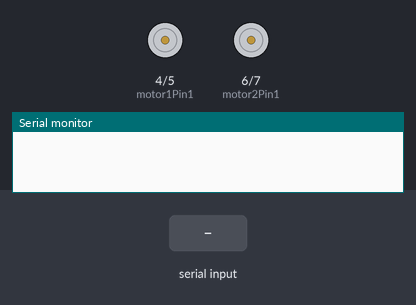
A sketch run on a simulated Arduino Uno, built with avr-gcc and run on an emulated ATmega328P. On the bench: motor-driver pin pairs drawn as motors (green arrow = first pin HIGH = forward, orange = second pin HIGH = backward, longer = more drive), the last lines printed to the serial monitor. Inputs (shaded band) come from the test bench.

Above: at 1.2 s.
1.3 s: "F" received over Serial
At 2.5 s:
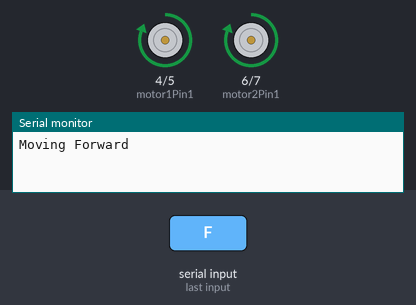
2.8 s: "B" received over Serial
At 3.7 s:
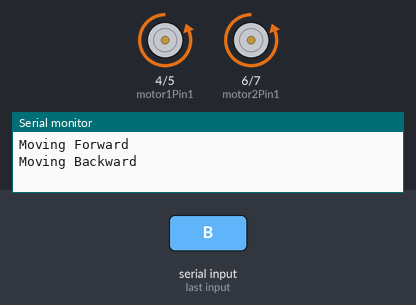
4.3 s: "L" received over Serial
At 4.9 s:
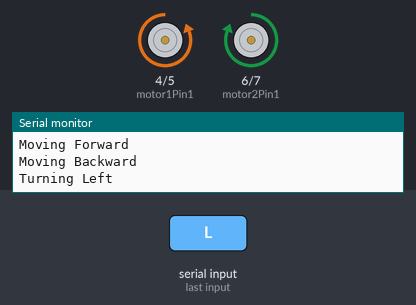
5.8 s: "R" received over Serial
At 7.2 s:
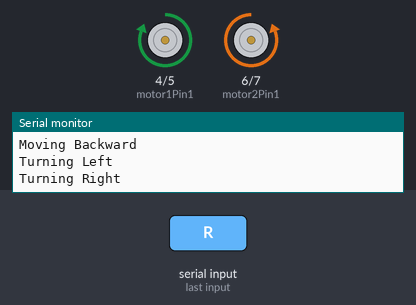
Timing chart, 0 to 8.3 s (numbered marks = the images above; inputs shaded):
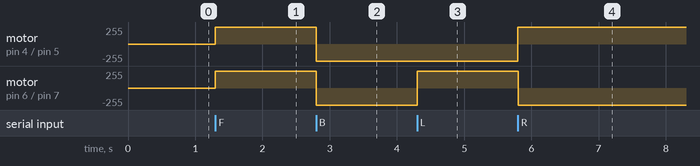

Measured:
- after the input at 1.3 s, motor on pin 4 (motor1Pin1) / pin 5 (motor1Pin2), motor on pin 6 (motor2Pin1) / pin 7 (motor2Pin2): stopped → forward 255/255 at once
- after the input at 2.8 s, motor on pin 4 (motor1Pin1) / pin 5 (motor1Pin2), motor on pin 6 (motor2Pin1) / pin 7 (motor2Pin2): forward 255/255 → backward 255/255 at once
- after the input at 4.3 s, motor on pin 6 (motor2Pin1) / pin 7 (motor2Pin2): backward 255/255 → forward 255/255 at once
- after the input at 5.8 s, motor on pin 4 (motor1Pin1) / pin 5 (motor1Pin2): backward 255/255 → forward 255/255 at once; motor on pin 6 (motor2Pin1) / pin 7 (motor2Pin2): forward 255/255 → backward 255/255 at once

The sketch:

bluetooth_connection_for_dc_motors.ino
```cpp
// Motor control pins
const int motor1Pin1 = 4; // Connect to D4
const int motor1Pin2 = 5; // Connect to D5
const int motor2Pin1 = 6; // Connect to D6
const int motor2Pin2 = 7; // Connect to D7

void setup() {
  // Define motor control pins as OUTPUT
  pinMode(motor1Pin1, OUTPUT);
  pinMode(motor1Pin2, OUTPUT);
  pinMode(motor2Pin1, OUTPUT);
  pinMode(motor2Pin2, OUTPUT);

  // Initialize Serial communication
  Serial.begin(9600);
}

void loop() {
  // Check if data is available on the Serial port
  if (Serial.available() > 0) {
    // Read the incoming command
    char command = Serial.read();

    // Perform actions based on the received command
    switch (command) {
      case 'F': // Forward
        moveForward();
        Serial.println("Moving Forward");
        break;
      case 'B': // Backward
        moveBackward();
        Serial.println("Moving Backward");
        break;
      case 'L': // Left (anticlockwise)
        turnLeft();
        Serial.println("Turning Left");
        break;
      case 'R': // Right (clockwise)
        turnRight();
        Serial.println("Turning Right");
        break;
      default:
        // Stop the motors if an unknown command is received
        stopMotors();
        Serial.println("Unknown Command. Motors Stopped");
        break;
    }
  }
}

void moveForward() {
  digitalWrite(motor1Pin1, HIGH);
  digitalWrite(motor1Pin2, LOW);
  digitalWrite(motor2Pin1, HIGH);
  digitalWrite(motor2Pin2, LOW);
}

void moveBackward() {
  digitalWrite(motor1Pin1, LOW);
  digitalWrite(motor1Pin2, HIGH);
  digitalWrite(motor2Pin1, LOW);
  digitalWrite(motor2Pin2, HIGH);
}

void turnLeft() {
  digitalWrite(motor1Pin1, LOW);
  digitalWrite(motor1Pin2, HIGH);
  digitalWrite(motor2Pin1, HIGH);
  digitalWrite(motor2Pin2, LOW);
}

void turnRight() {
  digitalWrite(motor1Pin1, HIGH);
  digitalWrite(motor1Pin2, LOW);
  digitalWrite(motor2Pin1, LOW);
  digitalWrite(motor2Pin2, HIGH);
}

void stopMotors() {
  digitalWrite(motor1Pin1, LOW);
  digitalWrite(motor1Pin2, LOW);
  digitalWrite(motor2Pin1, LOW);
  digitalWrite(motor2Pin2, LOW);
}
```
